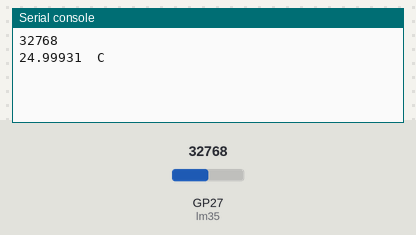
Recording of a program running on a simulated Raspberry Pi Pico running MicroPython. On the bench: the last lines printed to the serial console. Wiring (from the project's diagram.json): NTC temperature sensor on GP27. The test bench sets the inputs (shaded band); at power-on: GP27 (lm35) = 32768 (analog values on the 0–65535 scale).

Above: at 1.2 s.
1.3 s: GP27 (lm35) set to 45874
At 2.4 s:
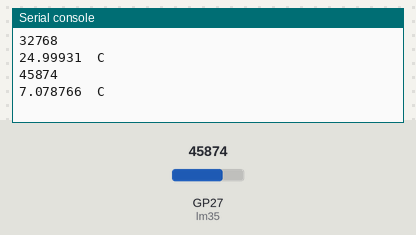
4.0 s: GP27 (lm35) set to 57670
At 5.1 s:
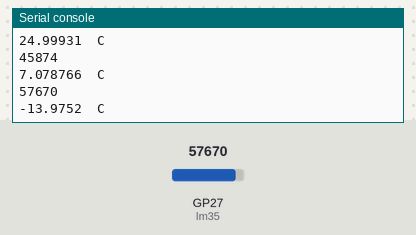
Timing chart, 0 to 7.0 s (numbered marks = the images above; inputs shaded):
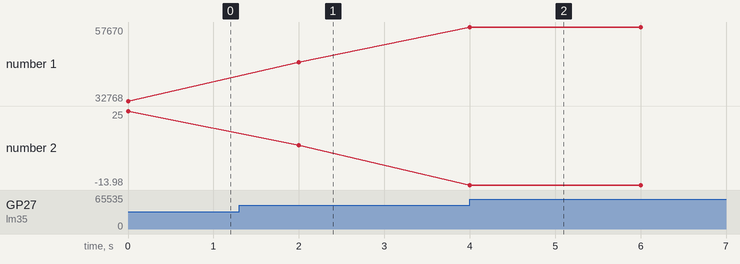

Measured:
- after the input at 1.3 s, the serial console: prints a new line after 0.70 s (image 1)
- after the input at 4.0 s, the serial console: prints a new line at once (image 2)
- plotted number 1: 32768 → 45874 after the input at 1.3 s, 45874 → 57670 after the input at 4.0 s
- plotted number 2: 25 → 7.08 after the input at 1.3 s, 7.08 → -13.98 after the input at 4.0 s

The program:

temperatura.py
```python
from machine import ADC
from time import sleep
from math import log

lm35 = ADC(27)

while True:
  valor = lm35.read_u16()
  print(valor)
  c = 1 / (log (1 / (65535 / valor - 1)) / 3950 + 1.0 / 298.15) - 273.15
  print(c, " C")
  sleep(2)
```
